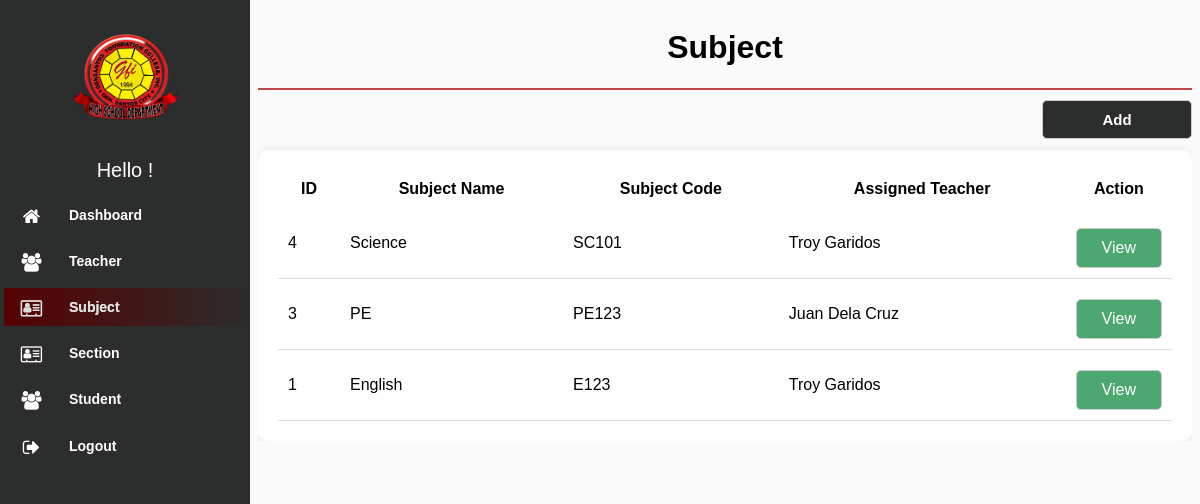
Page /modules/Subject/index.php (signed in) on the earlier database version.
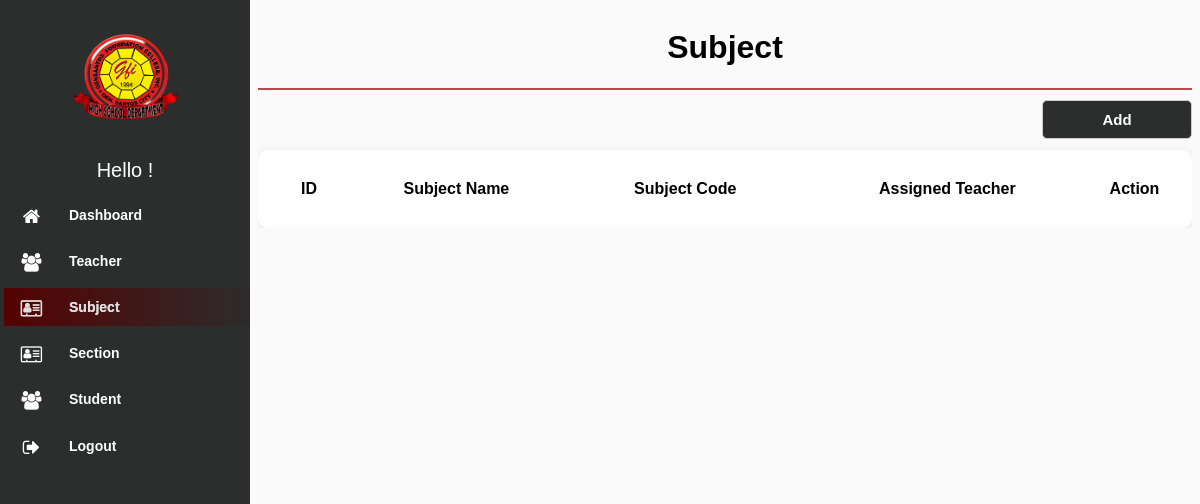
Same page on the later database version.
### tables this page shows
CREATE TABLE `subject` (
  `id` int(11) NOT NULL,
  `code` varchar(100) NOT NULL,
  `name` varchar(100) NOT NULL,
  `details` varchar(100) NOT NULL,
  `teacher_id` varchar(100) NOT NULL,
  `del_status` varchar(100) NOT NULL
);

### modules/Subject/index.php (the view, shortened to what this page needs)
<!DOCTYPE html>
<html lang="en">
<head>
    <link rel="stylesheet" type="text/css" href="../../assets/css/font-awesome-4.7.0/css/menu.css">
    <link rel="stylesheet" type="text/css" href="../../assets/css/font-awesome-4.7.0/css/style.css">
    <link rel="stylesheet" type="text/css" href="../../assets/css/font-awesome-4.7.0/css/font-awesome.min.css"
        rel="stylesheet">
    <link rel="stylesheet" href="../../assets/css/jquery.dataTables.min.css">
</head>
<body>
    <?php
$page = 'Subject';
include "../../navbar.php";
include "../../db_conn.php";
 ?>
        <div class="content">
            <div class="header">
                <h1><?php if ($page) {echo $page;} ?></h1>
            </div>
            <div class="search-box">
                <a href="./add.php"><button>Add</button></a>
            </div>
            <div class="table_wrap">
            <table id="example" class="data list">
                <thead>
                    <th style="width: 60px;">ID</th>
                    <th>Subject Name</th>
                    <th>Subject Code</th>
                    <th>Assigned Teacher</th>
                    <th style="width: 55px;">Action</th>
                </thead>
                <?php
         $squery = mysqli_query($conn, "
         SELECT s.*, CONCAT(t.first_name, ' ', t.last_name) AS teacher_name
         FROM subject s
         LEFT JOIN teacher t ON s.teacher_id = t.id
         WHERE s.del_status != 'deleted'
         ORDER BY s.id DESC;
     ");
     while ($row = mysqli_fetch_array($squery)) {
        ?>
                <tr class="table-row">
                    <td><?php echo $row['id'] ?></td>
                    <td><?php echo $row['name'] ?></td>
                    <td><?php echo $row['code'] ?></td>
                    <td><?php echo $row['teacher_name'] ?></td>
                    <td>
                        <a class="view" href="edit.php?id=<?php echo $row['id'] ?>">
                        View
                        </a>
                    </td>
                </tr>
                <?php }?>
            </table>
            </div>
    </div>
</body>
</html>

### navbar.php (shortened to what this page needs)
<?php
$name = $_SESSION['name'];
?>
<div class="container">
        <div class="sidebar">
            <nav class="main-menu">
                <div>
                    <img src="../../assets/img/logo.png" alt="Logo" class="logo">
                </div>
                <div class="user">Hello <?php echo $name; ?>! </div>
                <div class="scrollbar" id="style-1">
                    <ul>
                        <li class="darkerlishadow <?php if ($page == 'Dashboard') {echo 'active';} ?>">
                            <a href="../dashboard">
                                <i class="fa fa-home fa-lg"></i>
                                <span class="nav-text">Dashboard</span>
                            </a>
                        </li>
                        <li class="darkerli <?php if ($page == 'Teacher') {echo 'active';} ?>">
                            <a href="../Teacher/">
                                <i class="fa fa-users fa-lg"></i>
                                <span class="nav-text">Teacher</span>
                            </a>
                        </li>
                        <li class="darkerli <?php if ($page == 'Subject') {echo 'active';} ?>">
                            <a href="../subject/">
                                <i class="fa fa-address-card-o fa-lg"></i>
                                <span class="nav-text">
                                    Subject
                                </span>
                            </a>
                        </li>
                        <li class="darkerli <?php if ($page == 'Section') {echo 'active';} ?>">
                            <a href="../section/">
                                <i class="fa fa-address-card-o fa-lg"></i>
                                <span class="nav-text">
                                    Section
                                </span>
                            </a>
                        </li>
                        <li class="darkerli <?php if ($page == 'Student') {echo 'active';} ?>">
                            <a href="../Student/">
                                <i class="fa fa-users fa-lg"></i>
                                <span class="nav-text">
                                    Student
                                </span>
                            </a>
                        </li>
                    </ul>
                    <ul class="logout">
                        <li>
                            <a href="../../logout.php">
                                <i class="fa fa-sign-out fa-lg"></i>
                                <span class="nav-text">
                                    Logout
                                </span>
                            </a>
                        </li>
                    </ul>
            </nav>
        </div>
    </div>

Differences in the rows shown:
removed subject: id "4", name "Science", code "SC101", teacher_name "Troy Garidos"
removed subject: id "3", name "PE", code "PE123", teacher_name "Juan Dela Cruz"
removed subject: id "1", name "English", code "E123", teacher_name "Troy Garidos"
